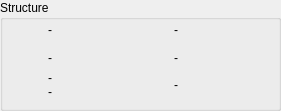
          <widget class="QGroupBox" name="structureGroup">
           <property name="geometry">
            <rect>
             <x>10</x>
             <y>460</y>
             <width>281</width>
             <height>111</height>
            </rect>
           </property>
           <property name="title">
            <string>Structure</string>
           </property>
           <widget class="QLabel" name="mass">
            <property name="geometry">
             <rect>
              <x>48</x>
              <y>14</y>
              <width>85</width>
              <height>32</height>
             </rect>
            </property>
            <property name="toolTip">
             <string>Hull Mass</string>
            </property>
            <property name="frameShape">
             <enum>QFrame::NoFrame</enum>
            </property>
            <property name="text">
             <string>-</string>
            </property>
           </widget>
           <widget class="QLabel" name="massIcon">
            <property name="geometry">
             <rect>
              <x>10</x>
              <y>14</y>
              <width>32</width>
              <height>32</height>
             </rect>
            </property>
            <property name="frameShape">
             <enum>QFrame::NoFrame</enum>
            </property>
            <property name="text">
             <string/>
            </property>
            <property name="pixmap">
             <pixmap resource="../../../../resources/icons_pq.qrc">:/pq/icons/pausequafe/shipattr/mass.png</pixmap>
            </property>
            <property name="wordWrap">
             <bool>true</bool>
            </property>
           </widget>
           <widget class="QLabel" name="cargoIcon">
            <property name="geometry">
             <rect>
              <x>137</x>
              <y>69</y>
              <width>32</width>
              <height>32</height>
             </rect>
            </property>
            <property name="frameShape">
             <enum>QFrame::NoFrame</enum>
            </property>
            <property name="text">
             <string/>
            </property>
            <property name="pixmap">
             <pixmap resource="../../../../resources/icons_pq.qrc">:/pq/icons/pausequafe/shipattr/cargo.png</pixmap>
            </property>
            <property name="wordWrap">
             <bool>true</bool>
            </property>
           </widget>
           <widget class="QLabel" name="dronesIcon">
            <property name="geometry">
             <rect>
              <x>10</x>
              <y>69</y>
              <width>32</width>
              <height>32</height>
             </rect>
            </property>
            <property name="frameShape">
             <enum>QFrame::NoFrame</enum>
            </property>
            <property name="text">
             <string/>
            </property>
            <property name="pixmap">
             <pixmap resource="../../../../resources/icons_pq.qrc">:/pq/icons/pausequafe/shipattr/drones.png</pixmap>
            </property>
            <property name="wordWrap">
             <bool>true</bool>
            </property>
           </widget>
           <widget class="QLabel" name="volumeIcon">
            <property name="geometry">
             <rect>
              <x>137</x>
              <y>14</y>
              <width>32</width>
              <height>32</height>
             </rect>
            </property>
            <property name="frameShape">
             <enum>QFrame::NoFrame</enum>
            </property>
            <property name="text">
             <string/>
            </property>
            <property name="pixmap">
             <pixmap resource="../../../../resources/icons_pq.qrc">:/pq/icons/pausequafe/shipattr/volume.png</pixmap>
            </property>
            <property name="wordWrap">
             <bool>true</bool>
            </property>
           </widget>
           <widget class="QLabel" name="volumeLabel">
            <property name="geometry">
             <rect>
              <x>174</x>
              <y>14</y>
              <width>91</width>
              <height>32</height>
             </rect>
            </property>
            <property name="toolTip">
             <string>Hull Volume</string>
            </property>
            <property name="frameShape">
             <enum>QFrame::NoFrame</enum>
            </property>
            <property name="text">
             <string>-</string>
            </property>
           </widget>
           <widget class="QLabel" name="droneBandwidth">
            <property name="geometry">
             <rect>
              <x>48</x>
              <y>84</y>
              <width>81</width>
              <height>16</height>
             </rect>
            </property>
            <property name="toolTip">
             <string>Drone Controller Bandwidth</string>
            </property>
            <property name="frameShape">
             <enum>QFrame::NoFrame</enum>
            </property>
            <property name="text">
             <string>-</string>
            </property>
           </widget>
           <widget class="QLabel" name="droneCapacity">
            <property name="geometry">
             <rect>
              <x>48</x>
              <y>70</y>
              <width>81</width>
              <height>16</height>
             </rect>
            </property>
            <property name="toolTip">
             <string>Dronebay Capacity</string>
            </property>
            <property name="frameShape">
             <enum>QFrame::NoFrame</enum>
            </property>
            <property name="text">
             <string>-</string>
            </property>
           </widget>
           <widget class="QLabel" name="cargoLabel">
            <property name="geometry">
             <rect>
              <x>174</x>
              <y>69</y>
              <width>91</width>
              <height>32</height>
             </rect>
            </property>
            <property name="toolTip">
             <string>Cargobay Volume</string>
            </property>
            <property name="frameShape">
             <enum>QFrame::NoFrame</enum>
            </property>
            <property name="text">
             <string>-</string>
            </property>
           </widget>
           <widget class="QLabel" name="signatureRadius">
            <property name="geometry">
             <rect>
              <x>48</x>
              <y>42</y>
              <width>81</width>
              <height>32</height>
             </rect>
            </property>
            <property name="toolTip">
             <string>Signature Radius</string>
            </property>
            <property name="frameShape">
             <enum>QFrame::NoFrame</enum>
            </property>
            <property name="text">
             <string>-</string>
            </property>
           </widget>
           <widget class="QLabel" name="radiusIcon">
            <property name="geometry">
             <rect>
              <x>10</x>
              <y>42</y>
              <width>32</width>
              <height>32</height>
             </rect>
            </property>
            <property name="frameShape">
             <enum>QFrame::NoFrame</enum>
            </property>
            <property name="text">
             <string/>
            </property>
            <property name="pixmap">
             <pixmap resource="../../../../resources/icons_pq.qrc">:/pq/icons/pausequafe/shipattr/signature_radius.png</pixmap>
            </property>
            <property name="wordWrap">
             <bool>true</bool>
            </property>
           </widget>
           <widget class="QLabel" name="sizeIcon">
            <property name="geometry">
             <rect>
              <x>137</x>
              <y>42</y>
              <width>32</width>
              <height>32</height>
             </rect>
            </property>
            <property name="frameShape">
             <enum>QFrame::NoFrame</enum>
            </property>
            <property name="text">
             <string/>
            </property>
            <property name="pixmap">
             <pixmap resource="../../../../resources/icons_pq.qrc">:/pq/icons/pausequafe/shipattr/volume.png</pixmap>
            </property>
            <property name="wordWrap">
             <bool>true</bool>
            </property>
           </widget>
           <widget class="QLabel" name="size">
            <property name="geometry">
             <rect>
              <x>174</x>
              <y>42</y>
              <width>91</width>
              <height>32</height>
             </rect>
            </property>
            <property name="toolTip">
             <string>Ship Size</string>
            </property>
            <property name="frameShape">
             <enum>QFrame::NoFrame</enum>
            </property>
            <property name="text">
             <string>-</string>
            </property>
           </widget>
          </widget>
